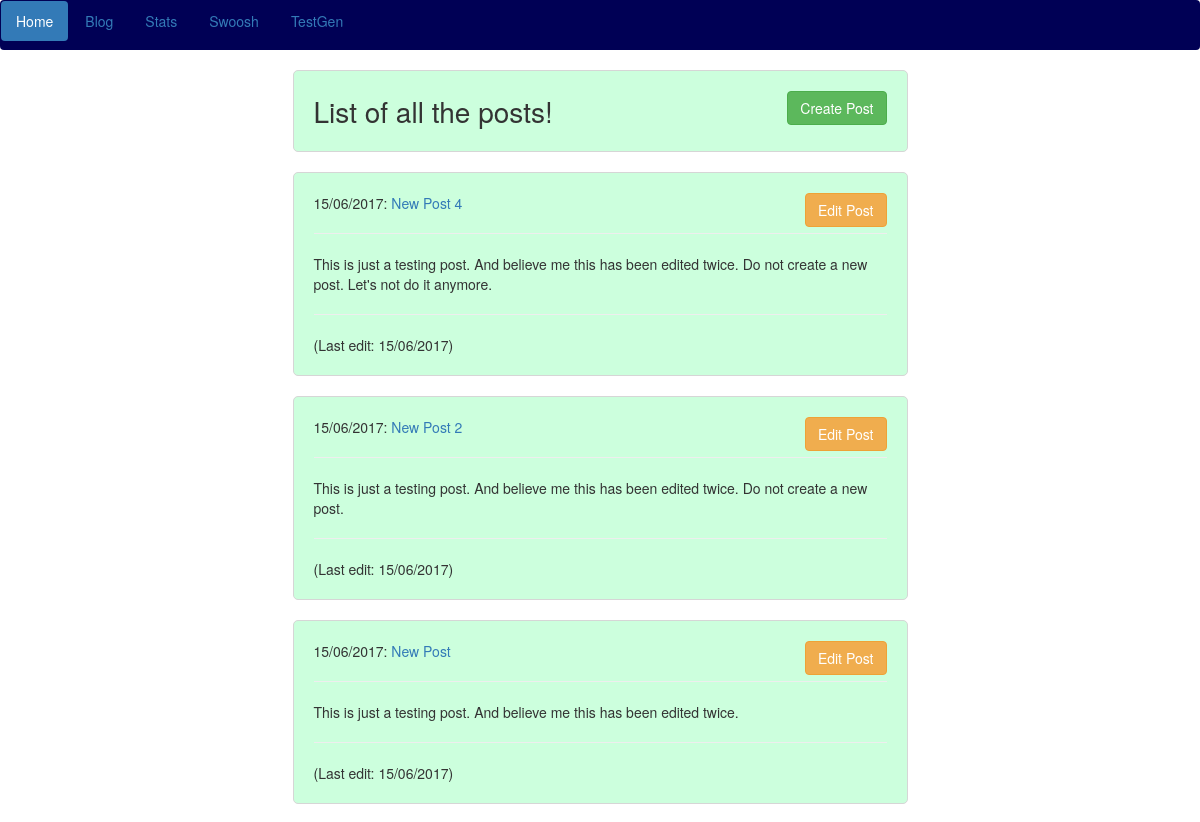
/blog/ (upper part), run on an earlier commit of the app's database.
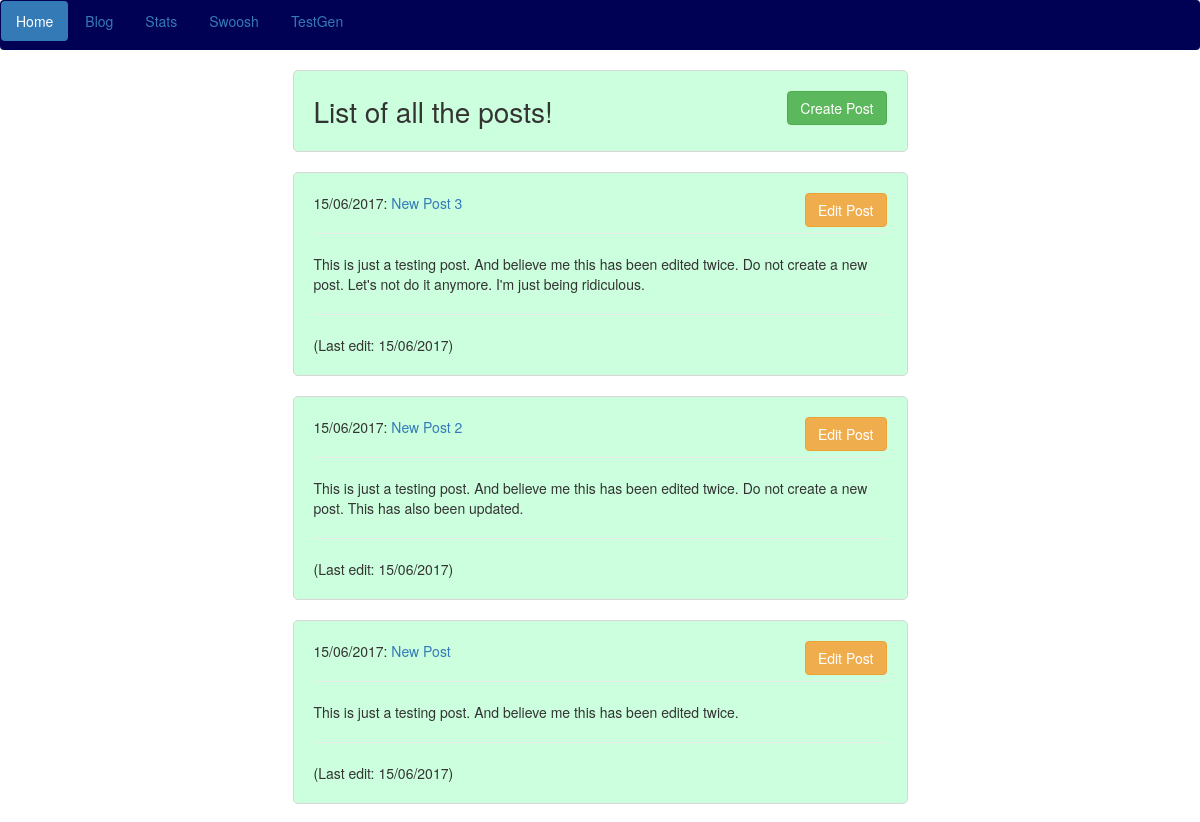
And on a later commit of the database.
### blog/models.py (models this page shows, shortened)
class Post(models.Model):
    title = models.CharField(max_length=140)
    body = models.TextField()
    date = models.DateTimeField(default=now)
    last_edit_date = models.DateTimeField(default=now)
    tags = models.CharField(max_length=140)

### blog/views.py (the view)
def show_posts(request):
    return render(request, 'blog/show_posts.html', {'object_list': Post.objects.all().order_by('-last_edit_date'), 'all': True})

### blog/templates/blog/show_posts.html (shortened to what this page needs)
{% extends "home/base.html" %}
{% block content %}
    <div class="row">
        <div class="col-sm-3"></div>
        <div class="col-sm-6 post-div">
            <span class="header-span" style="font-size: 2em;">List of all the posts!</span>
            <span align="right" style="float: right">
                <a class="btn btn-success" href="/blog/create">Create Post</a>
            </span>
        </div>
        <div class="col-sm-3">
        </div>
    </div>
    {% for post in object_list %}
        <div class="row">
            <div class="col-sm-3"></div>
            <div id="post-list" class="post-div col-sm-6">
                <div class="title-bar">
                    {{ post.date|date:"d/m/Y" }}:
                    <span class="title-span"> <a href="/blog/{{ post.id }}">{{ post.title }}</a> </span>
                    <span class="edit-span"> <a href="/blog/edit/{{ post.id }}" class="btn btn-warning"> Edit Post</a> </span>
                </div>
                    <hr>
                    {{ post.body|safe|truncatechars:200 }}
                    <hr>
                    (Last edit: {{ post.last_edit_date|date:"d/m/Y" }})
            </div>
            <div class="col-sm-3"></div>
        </div>
    {% endfor %}
{% endblock %}

What changed in the data, as far as the page shows it:
changed Post: title "New Post 4" → "New Post 3"; body "This is just a testing post. And believe me this has been edited twice. Do not create a new post. Let's not do it anymore." → "This is just a testing post. And believe me this has been edited twice. Do not create a new post. Let's not do it anymore. I'm just being ridiculous."
changed Post "New Post 2": body "This is just a testing post. And believe me this has been edited twice. Do not create a new post." → "This is just a testing post. And believe me this has been edited twice. Do not create a new post. This has also been updated."
